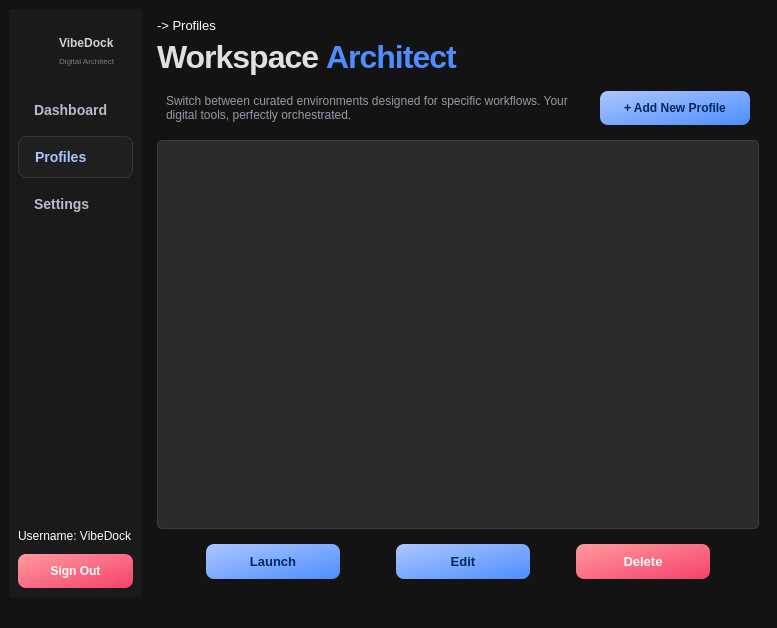
<?xml version="1.0" encoding="UTF-8"?>
<ui version="4.0">
 <class>MainWindow</class>
 <widget class="QMainWindow" name="MainWindow">
  <property name="geometry">
   <rect>
    <x>0</x>
    <y>0</y>
    <width>777</width>
    <height>628</height>
   </rect>
  </property>
  <property name="windowTitle">
   <string>MainWindow</string>
  </property>
  <property name="styleSheet">
   <string notr="true">background-color: #131313;
color: white;</string>
  </property>
  <widget class="QWidget" name="centralwidget">
   <layout class="QHBoxLayout" name="horizontalLayout_3">
    <item>
     <widget class="QWidget" name="widget" native="true">
      <property name="styleSheet">
       <string notr="true">background-color: #1a1a1a;
</string>
      </property>
      <layout class="QVBoxLayout" name="verticalLayout_2">
       <item>
        <widget class="QWidget" name="widget_7" native="true">
         <layout class="QHBoxLayout" name="horizontalLayout_5">
          <item>
           <widget class="QLabel" name="label_2">
            <property name="text">
             <string/>
            </property>
            <property name="pixmap">
             <pixmap>vibedockicon.png</pixmap>
            </property>
           </widget>
          </item>
          <item>
           <widget class="QWidget" name="widget_8" native="true">
            <layout class="QVBoxLayout" name="verticalLayout_4">
             <item>
              <widget class="QLabel" name="label_3">
               <property name="font">
                <font>
                 <weight>75</weight>
                 <bold>true</bold>
                </font>
               </property>
               <property name="styleSheet">
                <string notr="true">color: #d4d1d0;
font-weight: bold;</string>
               </property>
               <property name="text">
                <string>VibeDock</string>
               </property>
              </widget>
             </item>
             <item>
              <widget class="QLabel" name="label_4">
               <property name="font">
                <font>
                 <pointsize>6</pointsize>
                </font>
               </property>
               <property name="styleSheet">
                <string notr="true">color: #797b84;</string>
               </property>
               <property name="text">
                <string>Digital Architect</string>
               </property>
              </widget>
             </item>
            </layout>
           </widget>
          </item>
         </layout>
        </widget>
       </item>
       <item>
        <widget class="QPushButton" name="btnDashboard">
         <property name="styleSheet">
          <string notr="true">/* Base style for all sidebar buttons */
QPushButton {
    background-color: transparent;
    border: none;
    border-radius: 8px;
    color: #b8bccb;
    font-size: 14px;
    font-weight: bold;
    text-align: left;
    padding: 12px 16px;
    icon-size: 20px;
}

/* Hover effect */
QPushButton:hover {
    background-color: #2a2a2a;
}</string>
         </property>
         <property name="text">
          <string>Dashboard</string>
         </property>
         <property name="checkable">
          <bool>false</bool>
         </property>
         <property name="checked">
          <bool>false</bool>
         </property>
         <property name="autoExclusive">
          <bool>true</bool>
         </property>
        </widget>
       </item>
       <item>
        <widget class="QPushButton" name="btnProfiles">
         <property name="styleSheet">
          <string notr="true">QPushButton {
    background-color: #201f1f;
    border: 1px solid #353534;
    border-radius: 8px;
    color: #abc4fc;
    font-size: 14px;
    font-weight: bold;
    text-align: left;
    padding: 12px 16px;
    icon-size: 20px;
}</string>
         </property>
         <property name="text">
          <string>Profiles</string>
         </property>
         <property name="checkable">
          <bool>false</bool>
         </property>
         <property name="checked">
          <bool>false</bool>
         </property>
         <property name="autoExclusive">
          <bool>true</bool>
         </property>
        </widget>
       </item>
       <item>
        <widget class="QPushButton" name="btnSettings">
         <property name="styleSheet">
          <string notr="true">/* Base style for all sidebar buttons */
QPushButton {
    background-color: transparent;
    border: none;
    border-radius: 8px;
    color: #b8bccb;
    font-size: 14px;
    font-weight: bold;
    text-align: left;
    padding: 12px 16px;
    icon-size: 20px;
}

/* Hover effect */
QPushButton:hover {
    background-color: #2a2a2a;
}</string>
         </property>
         <property name="text">
          <string>Settings</string>
         </property>
         <property name="checkable">
          <bool>false</bool>
         </property>
         <property name="checked">
          <bool>false</bool>
         </property>
         <property name="autoExclusive">
          <bool>true</bool>
         </property>
        </widget>
       </item>
       <item>
        <spacer name="verticalSpacer">
         <property name="orientation">
          <enum>Qt::Vertical</enum>
         </property>
         <property name="sizeHint" stdset="0">
          <size>
           <width>20</width>
           <height>40</height>
          </size>
         </property>
        </spacer>
       </item>
       <item>
        <widget class="QLabel" name="lblUsername">
         <property name="minimumSize">
          <size>
           <width>0</width>
           <height>25</height>
          </size>
         </property>
         <property name="font">
          <font>
           <pointsize>9</pointsize>
          </font>
         </property>
         <property name="styleSheet">
          <string notr="true">color: white;</string>
         </property>
         <property name="text">
          <string>Username: VibeDock</string>
         </property>
        </widget>
       </item>
       <item>
        <widget class="QPushButton" name="btnSignOut">
         <property name="styleSheet">
          <string notr="true">QPushButton {
    background: qlineargradient(x1:0, y1:0, x2:1, y2:1, stop:0 #ff9a9e, stop:1 #f6416c);
    color: #ffffff;
    font-weight: bold;
    border-radius: 8px;
    padding: 10px;
    border: none;
}

QPushButton:hover {
    background: qlineargradient(x1:0, y1:0, x2:1, y2:1, stop:0 #ffadb1, stop:1 #ff5e84);
}

QPushButton:pressed {
    background: qlineargradient(x1:0, y1:0, x2:1, y2:1, stop:0 #e63946, stop:1 #d62828);
    padding-top: 12px; 
}</string>
         </property>
         <property name="text">
          <string>Sign Out</string>
         </property>
        </widget>
       </item>
      </layout>
     </widget>
    </item>
    <item>
     <widget class="QWidget" name="widget_4" native="true">
      <layout class="QVBoxLayout" name="verticalLayout">
       <item>
        <widget class="QLabel" name="label">
         <property name="font">
          <font>
           <pointsize>10</pointsize>
          </font>
         </property>
         <property name="styleSheet">
          <string notr="true">color: white;</string>
         </property>
         <property name="text">
          <string>-&gt; Profiles</string>
         </property>
        </widget>
       </item>
       <item>
        <widget class="QLabel" name="label_5">
         <property name="font">
          <font>
           <pointsize>8</pointsize>
          </font>
         </property>
         <property name="text">
          <string>&lt;html&gt;
&lt;head/&gt;
&lt;body&gt;
&lt;p style=&quot;margin: 0; font-family: 'Segoe UI', 'Inter', sans-serif; font-size: 24pt; font-weight: 800; letter-spacing: -1px;&quot;&gt;
    &lt;span style=&quot;color: #e0e0e0;&quot;&gt;Workspace&lt;/span&gt;
    &lt;span style=&quot;color: #4d8eff;&quot;&gt; Architect&lt;/span&gt;
&lt;/p&gt;
&lt;/body&gt;
&lt;/html&gt;</string>
         </property>
        </widget>
       </item>
       <item>
        <widget class="QWidget" name="widget_2" native="true">
         <layout class="QHBoxLayout" name="horizontalLayout_2">
          <item>
           <widget class="QLabel" name="label_6">
            <property name="font">
             <font>
              <pointsize>9</pointsize>
             </font>
            </property>
            <property name="styleSheet">
             <string notr="true">color: #9699a5;</string>
            </property>
            <property name="text">
             <string>Switch between curated environments designed for specific workflows. Your digital tools, perfectly orchestrated.</string>
            </property>
            <property name="wordWrap">
             <bool>true</bool>
            </property>
           </widget>
          </item>
          <item>
           <widget class="QPushButton" name="btnAddProfile">
            <property name="maximumSize">
             <size>
              <width>150</width>
              <height>16777215</height>
             </size>
            </property>
            <property name="font">
             <font>
              <pointsize>9</pointsize>
              <weight>75</weight>
              <bold>true</bold>
             </font>
            </property>
            <property name="styleSheet">
             <string notr="true">QPushButton {
    background: qlineargradient(x1:0, y1:0, x2:1, y2:1, stop:0 #adc6ff, stop:1 #4d8eff);
    color: #00285d;
    font-weight: bold;
    border-radius: 8px;
    padding: 10px;
    border: none;
}

QPushButton:hover {
    background: qlineargradient(x1:0, y1:0, x2:1, y2:1, stop:0 #c2d5ff, stop:1 #66a1ff);
    color: #001a3d;
}

QPushButton:pressed {
    background: qlineargradient(x1:0, y1:0, x2:1, y2:1, stop:0 #8aa9ff, stop:1 #3b76e0);
    padding-left: 12px;
    padding-top: 12px;
}</string>
            </property>
            <property name="text">
             <string>+ Add New Profile</string>
            </property>
           </widget>
          </item>
         </layout>
        </widget>
       </item>
       <item>
        <widget class="QListWidget" name="listProfiles">
         <property name="styleSheet">
          <string notr="true">QListWidget {
    background-color: #2b2b2b;
    border: 1px solid #3c3c3c;
    border-radius: 5px;
    font-size: 13px;
    color: #e0e0e0;
    outline: none;
}

QListWidget::item {
    padding: 10px;
    margin: 2px 5px;
    border-radius: 4px;
    background-color: #333333;
}

QListWidget::item:hover {
    background-color: #3c3c3c;
}

QListWidget::item:selected {
    background-color: #0d7377;
    color: #ffffff;
    font-weight: bold;
}

/* Scrollbar styling for dark theme */
QScrollBar:vertical {
    background-color: #2b2b2b;
    width: 12px;
    border-radius: 6px;
}

QScrollBar::handle:vertical {
    background-color: #555555;
    border-radius: 6px;
    min-height: 20px;
}

QScrollBar::handle:vertical:hover {
    background-color: #0d7377;
}

QScrollBar::add-line:vertical, QScrollBar::sub-line:vertical {
    border: none;
    background: none;
}</string>
         </property>
        </widget>
       </item>
       <item>
        <widget class="QWidget" name="widget_3" native="true">
         <layout class="QHBoxLayout" name="horizontalLayout">
          <item>
           <spacer name="horizontalSpacer_3">
            <property name="orientation">
             <enum>Qt::Horizontal</enum>
            </property>
            <property name="sizeType">
             <enum>QSizePolicy::Fixed</enum>
            </property>
            <property name="sizeHint" stdset="0">
             <size>
              <width>40</width>
              <height>20</height>
             </size>
            </property>
           </spacer>
          </item>
          <item>
           <widget class="QPushButton" name="btnLaunch">
            <property name="font">
             <font>
              <pointsize>10</pointsize>
              <weight>75</weight>
              <bold>true</bold>
             </font>
            </property>
            <property name="styleSheet">
             <string notr="true">QPushButton {
    background: qlineargradient(x1:0, y1:0, x2:1, y2:1, stop:0 #adc6ff, stop:1 #4d8eff);
    color: #00285d;
    font-weight: bold;
    border-radius: 8px;
    padding: 10px;
    border: none;
}

QPushButton:hover {
    background: qlineargradient(x1:0, y1:0, x2:1, y2:1, stop:0 #c2d5ff, stop:1 #66a1ff);
    color: #001a3d;
}

QPushButton:pressed {
    background: qlineargradient(x1:0, y1:0, x2:1, y2:1, stop:0 #8aa9ff, stop:1 #3b76e0);
    padding-left: 12px;
    padding-top: 12px;
}</string>
            </property>
            <property name="text">
             <string>Launch</string>
            </property>
           </widget>
          </item>
          <item>
           <spacer name="horizontalSpacer">
            <property name="orientation">
             <enum>Qt::Horizontal</enum>
            </property>
            <property name="sizeType">
             <enum>QSizePolicy::Fixed</enum>
            </property>
            <property name="sizeHint" stdset="0">
             <size>
              <width>50</width>
              <height>20</height>
             </size>
            </property>
           </spacer>
          </item>
          <item>
           <widget class="QPushButton" name="btnEdit">
            <property name="font">
             <font>
              <pointsize>10</pointsize>
              <weight>75</weight>
              <bold>true</bold>
             </font>
            </property>
            <property name="styleSheet">
             <string notr="true">QPushButton {
    background: qlineargradient(x1:0, y1:0, x2:1, y2:1, stop:0 #adc6ff, stop:1 #4d8eff);
    color: #00285d;
    font-weight: bold;
    border-radius: 8px;
    padding: 10px;
    border: none;
}

QPushButton:hover {
    background: qlineargradient(x1:0, y1:0, x2:1, y2:1, stop:0 #c2d5ff, stop:1 #66a1ff);
    color: #001a3d;
}

QPushButton:pressed {
    background: qlineargradient(x1:0, y1:0, x2:1, y2:1, stop:0 #8aa9ff, stop:1 #3b76e0);
    padding-left: 12px;
    padding-top: 12px;
}</string>
            </property>
            <property name="text">
             <string>Edit</string>
            </property>
           </widget>
          </item>
          <item>
           <spacer name="horizontalSpacer_4">
            <property name="orientation">
             <enum>Qt::Horizontal</enum>
            </property>
            <property name="sizeType">
             <enum>QSizePolicy::Fixed</enum>
            </property>
            <property name="sizeHint" stdset="0">
             <size>
              <width>40</width>
              <height>20</height>
             </size>
            </property>
           </spacer>
          </item>
          <item>
           <widget class="QPushButton" name="btnDelete">
            <property name="font">
             <font>
              <pointsize>10</pointsize>
              <weight>75</weight>
              <bold>true</bold>
             </font>
            </property>
            <property name="styleSheet">
             <string notr="true">QPushButton {
    background: qlineargradient(x1:0, y1:0, x2:1, y2:1, stop:0 #ff9a9e, stop:1 #f6416c);
    color: #ffffff;
    font-weight: bold;
    border-radius: 8px;
    padding: 10px;
    border: none;
}

QPushButton:hover {
    background: qlineargradient(x1:0, y1:0, x2:1, y2:1, stop:0 #ffadb1, stop:1 #ff5e84);
}

QPushButton:pressed {
    background: qlineargradient(x1:0, y1:0, x2:1, y2:1, stop:0 #e63946, stop:1 #d62828);
    padding-top: 12px; 
}</string>
            </property>
            <property name="text">
             <string>Delete</string>
            </property>
           </widget>
          </item>
          <item>
           <spacer name="horizontalSpacer_5">
            <property name="orientation">
             <enum>Qt::Horizontal</enum>
            </property>
            <property name="sizeType">
             <enum>QSizePolicy::Fixed</enum>
            </property>
            <property name="sizeHint" stdset="0">
             <size>
              <width>40</width>
              <height>20</height>
             </size>
            </property>
           </spacer>
          </item>
         </layout>
        </widget>
       </item>
      </layout>
     </widget>
    </item>
   </layout>
  </widget>
  <widget class="QMenuBar" name="menubar">
   <property name="geometry">
    <rect>
     <x>0</x>
     <y>0</y>
     <width>777</width>
     <height>21</height>
    </rect>
   </property>
  </widget>
  <widget class="QStatusBar" name="statusbar"/>
 </widget>
 <resources/>
 <connections/>
</ui>
